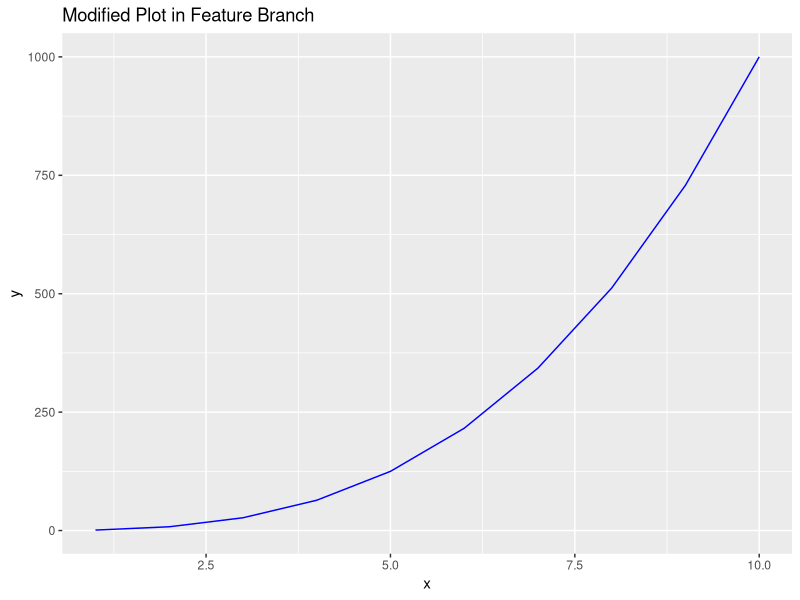

Source code (R):
# analysis.R

# Load libraries
library(ggplot2)

# Generate a modified plot
plot_data <- data.frame(x = 1:10, y = (1:10)^3)
ggplot(plot_data, aes(x = x, y = y)) +
  geom_line(color = "blue") +
  ggtitle("Modified Plot in Feature Branch")
